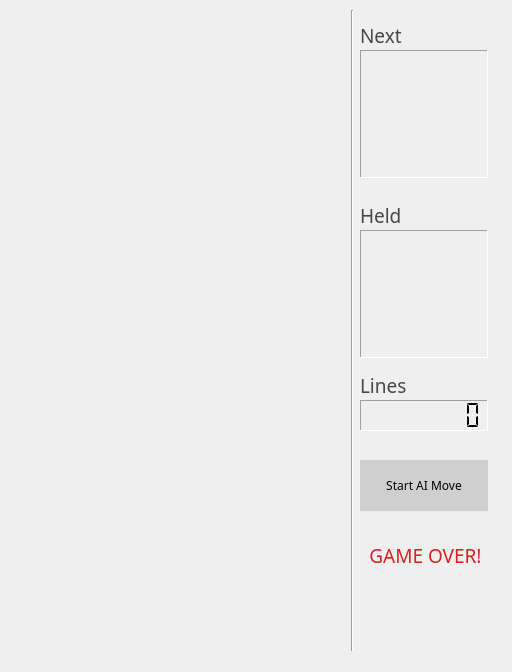
<?xml version="1.0" encoding="UTF-8"?>
<ui version="4.0">
 <class>gamewindow</class>
 <widget class="QWidget" name="gamewindow">
  <property name="geometry">
   <rect>
    <x>0</x>
    <y>0</y>
    <width>512</width>
    <height>672</height>
   </rect>
  </property>
  <property name="windowTitle">
   <string>gamewindow</string>
  </property>
  <property name="styleSheet">
   <string notr="true"/>
  </property>
  <widget class="QLCDNumber" name="linesLCD">
   <property name="geometry">
    <rect>
     <x>360</x>
     <y>400</y>
     <width>128</width>
     <height>31</height>
    </rect>
   </property>
   <property name="autoFillBackground">
    <bool>false</bool>
   </property>
   <property name="frameShape">
    <enum>QFrame::Panel</enum>
   </property>
   <property name="frameShadow">
    <enum>QFrame::Sunken</enum>
   </property>
   <property name="lineWidth">
    <number>1</number>
   </property>
   <property name="smallDecimalPoint">
    <bool>false</bool>
   </property>
   <property name="digitCount">
    <number>8</number>
   </property>
   <property name="segmentStyle">
    <enum>QLCDNumber::Flat</enum>
   </property>
  </widget>
  <widget class="QLabel" name="linesLabel">
   <property name="geometry">
    <rect>
     <x>360</x>
     <y>370</y>
     <width>131</width>
     <height>31</height>
    </rect>
   </property>
   <property name="font">
    <font>
     <family>.Muna PUA</family>
     <pointsize>14</pointsize>
    </font>
   </property>
   <property name="styleSheet">
    <string notr="true">color: rgb(70, 71, 71);</string>
   </property>
   <property name="text">
    <string>Lines</string>
   </property>
  </widget>
  <widget class="QLabel" name="nextPieceLabel">
   <property name="geometry">
    <rect>
     <x>360</x>
     <y>50</y>
     <width>128</width>
     <height>128</height>
    </rect>
   </property>
   <property name="autoFillBackground">
    <bool>false</bool>
   </property>
   <property name="frameShape">
    <enum>QFrame::Panel</enum>
   </property>
   <property name="frameShadow">
    <enum>QFrame::Sunken</enum>
   </property>
   <property name="midLineWidth">
    <number>0</number>
   </property>
   <property name="text">
    <string/>
   </property>
  </widget>
  <widget class="Line" name="line">
   <property name="geometry">
    <rect>
     <x>342</x>
     <y>10</y>
     <width>20</width>
     <height>641</height>
    </rect>
   </property>
   <property name="orientation">
    <enum>Qt::Vertical</enum>
   </property>
  </widget>
  <widget class="QLabel" name="nextLabel">
   <property name="geometry">
    <rect>
     <x>360</x>
     <y>20</y>
     <width>121</width>
     <height>31</height>
    </rect>
   </property>
   <property name="font">
    <font>
     <family>.Muna PUA</family>
     <pointsize>14</pointsize>
    </font>
   </property>
   <property name="styleSheet">
    <string notr="true">color: rgb(70, 71, 71);</string>
   </property>
   <property name="text">
    <string>Next</string>
   </property>
  </widget>
  <widget class="QLabel" name="gameOverLabel">
   <property name="enabled">
    <bool>true</bool>
   </property>
   <property name="geometry">
    <rect>
     <x>360</x>
     <y>530</y>
     <width>131</width>
     <height>51</height>
    </rect>
   </property>
   <property name="font">
    <font>
     <family>.Noto Nastaliq Urdu UI</family>
     <pointsize>14</pointsize>
    </font>
   </property>
   <property name="styleSheet">
    <string notr="true">color: rgb(219, 33, 32);</string>
   </property>
   <property name="text">
    <string>GAME OVER!</string>
   </property>
   <property name="textFormat">
    <enum>Qt::AutoText</enum>
   </property>
   <property name="scaledContents">
    <bool>false</bool>
   </property>
   <property name="alignment">
    <set>Qt::AlignCenter</set>
   </property>
  </widget>
  <widget class="QPushButton" name="aiMoveButton">
   <property name="geometry">
    <rect>
     <x>360</x>
     <y>460</y>
     <width>128</width>
     <height>51</height>
    </rect>
   </property>
   <property name="font">
    <font>
     <family>.Muna PUA</family>
    </font>
   </property>
   <property name="focusPolicy">
    <enum>Qt::NoFocus</enum>
   </property>
   <property name="styleSheet">
    <string notr="true">background-color: rgb(207, 207, 207);
border: none</string>
   </property>
   <property name="text">
    <string>Start AI Move</string>
   </property>
   <property name="flat">
    <bool>false</bool>
   </property>
  </widget>
  <widget class="QLabel" name="heldPieceLabel">
   <property name="geometry">
    <rect>
     <x>360</x>
     <y>230</y>
     <width>128</width>
     <height>128</height>
    </rect>
   </property>
   <property name="autoFillBackground">
    <bool>false</bool>
   </property>
   <property name="frameShape">
    <enum>QFrame::Panel</enum>
   </property>
   <property name="frameShadow">
    <enum>QFrame::Sunken</enum>
   </property>
   <property name="midLineWidth">
    <number>0</number>
   </property>
   <property name="text">
    <string/>
   </property>
  </widget>
  <widget class="QLabel" name="heldLabel">
   <property name="geometry">
    <rect>
     <x>360</x>
     <y>200</y>
     <width>121</width>
     <height>31</height>
    </rect>
   </property>
   <property name="font">
    <font>
     <family>.Muna PUA</family>
     <pointsize>14</pointsize>
    </font>
   </property>
   <property name="styleSheet">
    <string notr="true">color: rgb(70, 71, 71);</string>
   </property>
   <property name="text">
    <string>Held</string>
   </property>
  </widget>
 </widget>
 <resources/>
 <connections/>
</ui>
